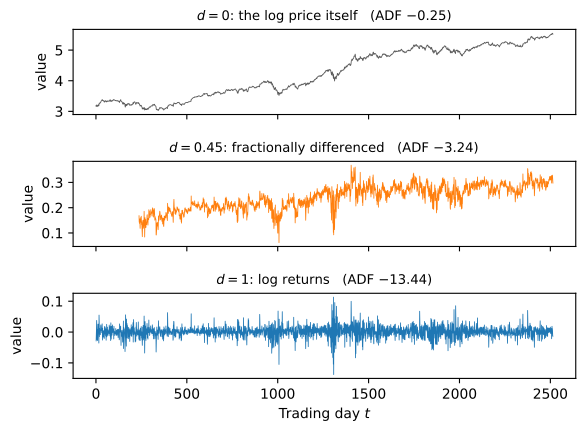

Here is the Python script that generated this plot:
"""Section 3 - what the models receive as input.
The same price series at three differencing orders."""
import numpy as np
import pandas as pd
import matplotlib.pyplot as plt

TAU = 1e-4


def weights(d, tau=TAU, max_k=5000):
    w = [1.0]
    for k in range(1, max_k):
        nxt = w[-1] * (k - 1 - d) / k
        if abs(nxt) < tau:
            break
        w.append(nxt)
    return np.array(w)


def fracdiff(x, d, tau=TAU):
    w = weights(d, tau)
    L = len(w)
    out = np.full(len(x), np.nan)
    for t in range(L - 1, len(x)):
        out[t] = np.dot(w, x[t::-1][:L])
    return out


def adf(y, lags=12):
    y = np.asarray(y, float)
    y = y[~np.isnan(y)]
    dy = np.diff(y)
    n = len(dy) - lags
    Y = dy[lags:]
    X = np.column_stack([np.ones(n), y[lags:-1]]
                        + [dy[lags - i:-i] for i in range(1, lags + 1)])
    b = np.linalg.lstsq(X, Y, rcond=None)[0]
    r = Y - X @ b
    s2 = r @ r / (n - X.shape[1])
    return b[1] / np.sqrt(s2 * np.linalg.inv(X.T @ X)[1, 1])


logp = np.log(pd.read_csv("aapl.csv", index_col=0)["Close"].values)
d_star = 0.45

panels = [("$d = 0$: the log price itself", logp, "0.35"),
          (f"$d = {d_star}$: fractionally differenced", fracdiff(logp, d_star), "C1"),
          ("$d = 1$: log returns", np.r_[np.nan, np.diff(logp)], "C0")]

fig, axes = plt.subplots(3, 1, figsize=(6.5, 4.6), sharex=True)
for (title, y, c), ax in zip(panels, axes):
    ax.plot(y, lw=0.6, color=c)
    ax.set_title(f"{title}   (ADF ${adf(y):+.2f}$)", fontsize=9.5)
    ax.set_ylabel("value")
axes[-1].set_xlabel("Trading day $t$")
fig.subplots_adjust(hspace=0.55, bottom=0.12)
fig.savefig("fig_features.pdf", bbox_inches="tight")

print("series fed to the models (AAPL):")
for title, y, _ in panels:
    v = y[~np.isnan(y)]
    lag1 = np.corrcoef(v[:-1], v[1:])[0, 1]
    print(f"  {title:45s} ADF {adf(y):+7.2f}   lag-1 corr {lag1:+.3f}"
          f"   usable obs {len(v)}")
